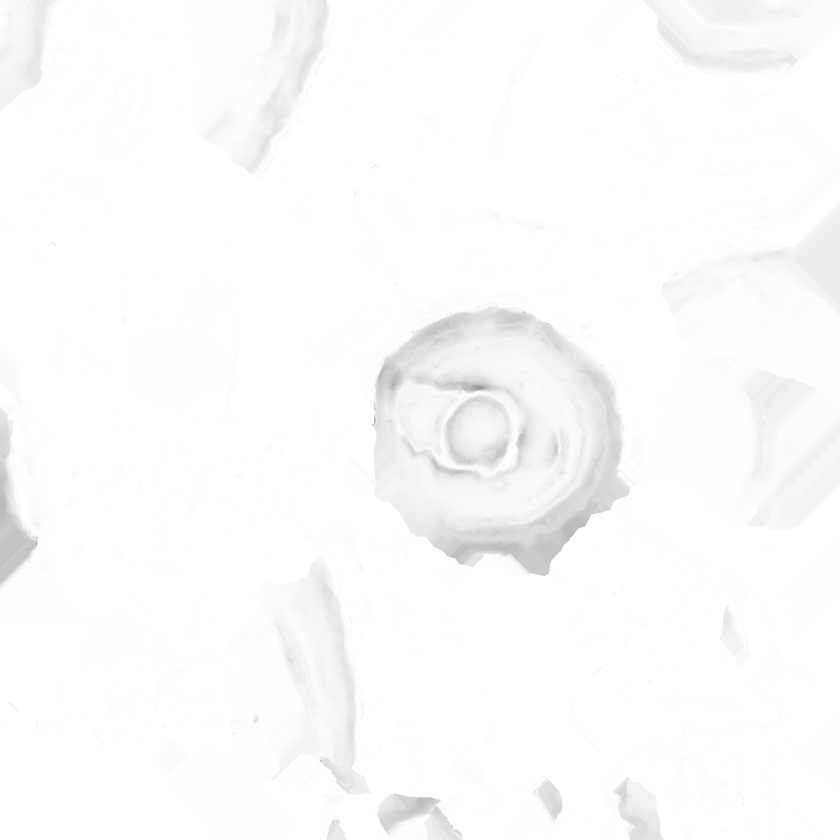
#> input picture isaac_ros_ws/isaac_ros_assets/isaac_ros_foundationpose/soup_can/baked_mesh_ao0.png, 840 x 840 px, shrunk from 2048 x 2048 before the run
$ python depth_image_debug.py --depth isaac_ros_assets/isaac_ros_foundationpose/soup_can/baked_mesh_ao0.png
#> lines starting #> are read from the running program, lines starting #| are printed output that depends on the picture
import cv2
import numpy as np
import argparse

def inspect_depth(image_path):
    # Load the depth image in its original format
    # IMREAD_UNCHANGED is critical for depth maps
    depth_map = cv2.imread(image_path, cv2.IMREAD_UNCHANGED)
#> depth_map is the input picture: shape (840, 840); min 146, max 255, mean 251.5

    if depth_map is None:
        print(f"Error: Could not load image at {image_path}")
        return

    # Create a display-friendly version (normalized for visibility)
    # Since your values are 0-3, we scale them up so they aren't just black
    if depth_map.max() > 0:
        display_img = cv2.normalize(depth_map, None, 0, 255, cv2.NORM_MINMAX).astype(np.uint8)
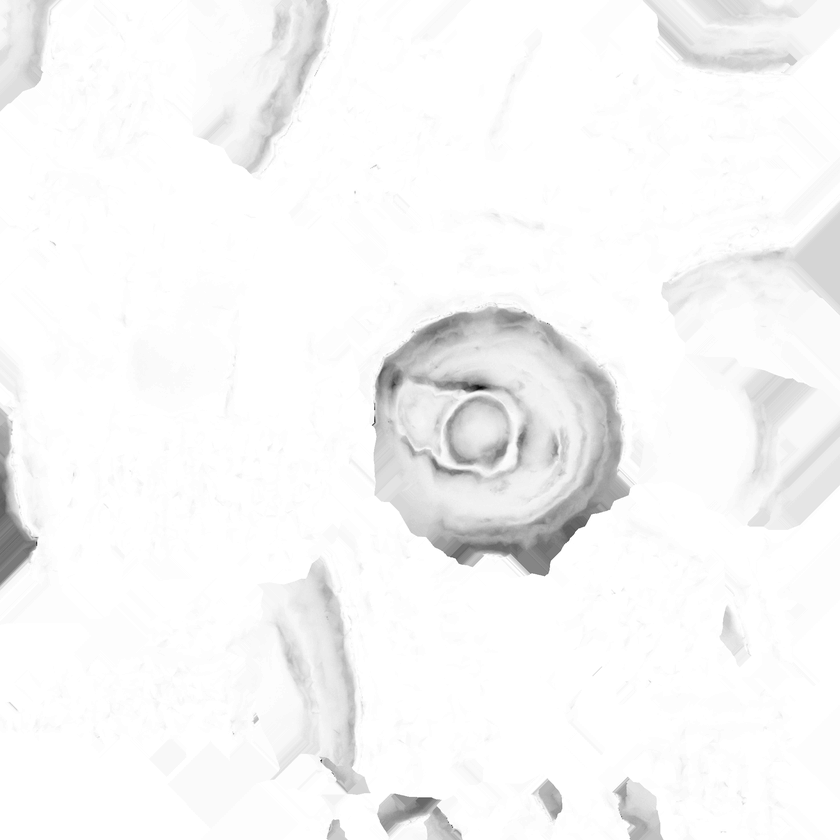
#> display_img: shape (840, 840); min 0, max 255, mean 246.9
        display_img = cv2.applyColorMap(display_img, cv2.COLORMAP_JET)
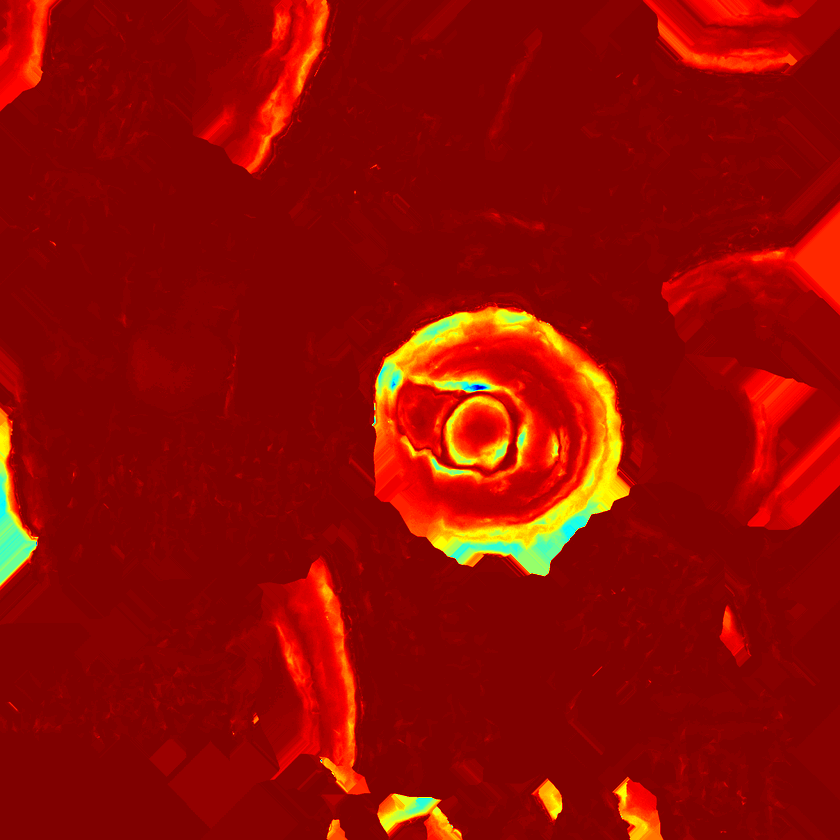
#> display_img: shape (840, 840, 3); mean B, G, R 1.5, 9.6, 147.5
    else:
        display_img = cv2.cvtColor(depth_map, cv2.COLOR_GRAY2BGR)

    def mouse_callback(event, x, y, flags, param):
        if event == cv2.EVENT_LBUTTONDOWN:
            # Get the raw value from the original depth map
            val = depth_map[y, x]
            print(f"Pixel at (x={x}, y={y}) | Raw Depth Value: {val}")

            # Temporary overlay on the display image
            temp_img = display_img.copy()
            cv2.circle(temp_img, (x, y), 5, (255, 255, 255), -1)
            cv2.putText(temp_img, f"Depth: {val}", (x + 10, y),
                        cv2.FONT_HERSHEY_SIMPLEX, 0.7, (255, 255, 255), 2)
            cv2.imshow("Depth Inspector", temp_img)

    cv2.namedWindow("Depth Inspector")
    cv2.setMouseCallback("Depth Inspector", mouse_callback)

    print("--- Depth Inspector ---")
    print(f"Image Resolution: {depth_map.shape[1]}x{depth_map.shape[0]}")
#| Image Resolution: 840x840
    print(f"Data Type: {depth_map.dtype}")
#| Data Type: uint8
    print("Click anywhere on the image to see the depth value.")
    print("Press 'q' or 'Esc' to exit.")

    while True:
        cv2.imshow("Depth Inspector", display_img)
        key = cv2.waitKey(1) & 0xFF
#> (key q is pressed here)
        if key == ord('q') or key == 27:
            break

    cv2.destroyAllWindows()

if __name__ == "__main__":
    parser = argparse.ArgumentParser(description="Interactively inspect depth values.")
    parser.add_argument("--depth", type=str, default="0_depth.png", help="Path to depth image")
    args = parser.parse_args()

    inspect_depth(args.depth)
